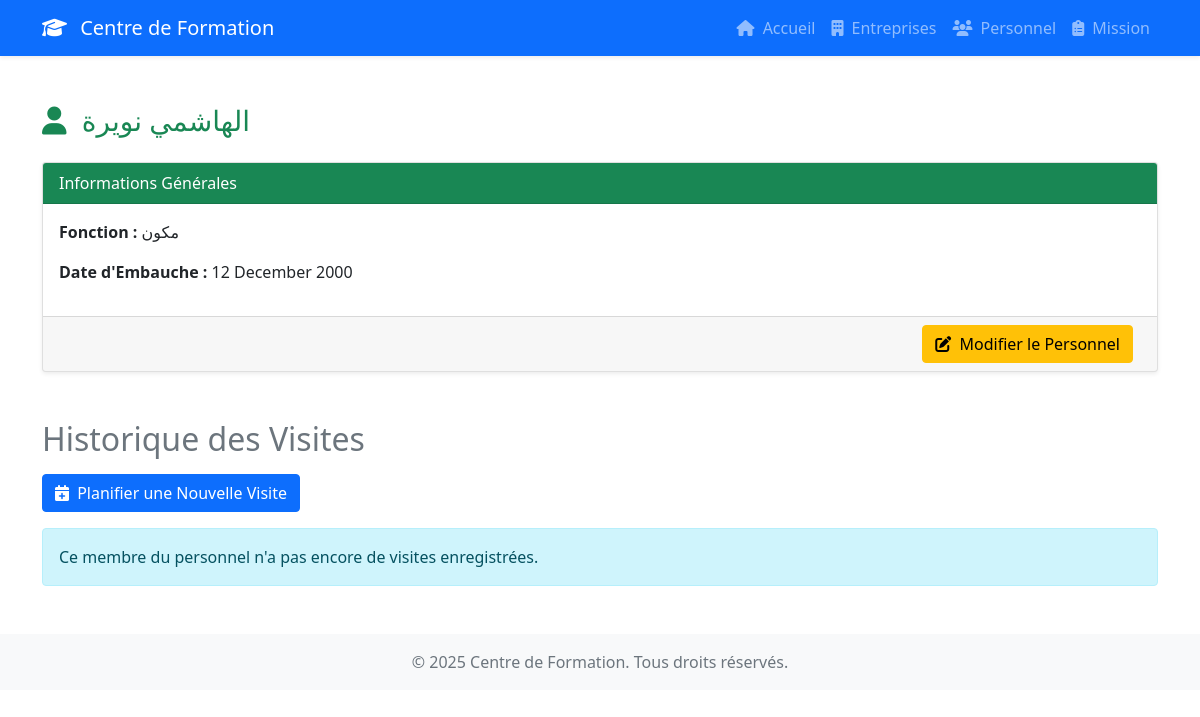
Page /personnel/1/ on the committed database.
### personnel/models.py (models this page shows, shortened)
class Personnel(models.Model):
    prenom = models.CharField(max_length=100)
    nom = models.CharField(max_length=100)
    fonction = models.CharField(max_length=100)
    date_embauche = models.DateField()
    entreprises_visitees = models.ManyToManyField(
        'entreprise.Entreprise',
        through='mission.Visite',
        related_name='visiteurs'
    )

### personnel/views.py (the view)
# urls.py: path('<int:pk>/', views.PersonnelDetailView.as_view(), name='detail_personnel'),
class PersonnelDetailView(DetailView):
    model = Personnel
    template_name = 'personnel/personnel_detail.html'

### personnel/templates/personnel/personnel_detail.html (shortened to what this page needs)
{% extends 'base.html' %}  {% block content %}
  <h1 class="h3 text-success"><i class="fas fa-user me-2"></i> {{ personnel.prenom }} {{ personnel.nom }}</h1>
  <div class="card shadow-sm mt-4">
    <div class="card-header bg-success text-white">Informations Générales</div>
    <div class="card-body">
      <p>
        <strong>Fonction :</strong> {{ personnel.fonction }}
      </p>
      <p>
        <strong>Date d'Embauche :</strong> {{ personnel.date_embauche|date:'d F Y' }}
      </p>
    </div>
    <div class="card-footer d-flex justify-content-end">
      <a href="{% url 'personnel:modifier_personnel' personnel.pk %}" class="btn btn-warning me-2"><i class="fas fa-edit me-1"></i> Modifier le Personnel</a>
    </div>
  </div>
  <h2 class="mt-5 mb-3 text-secondary">Historique des Visites</h2>
  <a href="{% url 'personnel:ajouter_visite_pour_personnel' personnel.pk %}" class="btn btn-primary mb-3"><i class="fas fa-calendar-plus me-1"></i> Planifier une Nouvelle Visite</a>
  {% if personnel.visite_set.all %}
    <div class="table-responsive">
      <table class="table table-striped align-middle">
        <thead class="table-dark">
          <tr>
            <th>Date</th>
            <th>Entreprise</th>
            <th>Objet</th>
            <th>Actions</th>
          </tr>
        </thead>
        <tbody>
          {% for visite in personnel.visite_set.all %}
            <tr>
              <td>{{ visite.date_visite|date:'d/m/Y' }}</td>
              <td>
                <a href="{% url 'entreprise:detail_entreprise' visite.entreprise.pk %}">{{ visite.entreprise.nom }}</a>
              </td>
              <td>{{ visite.objet }}</td>
              <td>
                <button class="btn btn-sm btn-info text-white me-2" title="Voir Rapport" data-bs-toggle="modal" data-bs-target="#rapportModal{{ visite.pk }}"><i class="fas fa-file-alt"></i> Rapport</button>
                <a href="{% url 'personnel:ordre_mission' pk=visite.pk %}" class="btn btn-sm btn-secondary me-2" title="Générer Ordre de Mission" target="_blank"><i class="fas fa-print"></i> Ordre</a>
                <a href="{% url 'personnel:modifier_visite' pk=visite.pk %}" class="btn btn-sm btn-warning me-2" title="Modifier"><i class="fas fa-edit"></i> Modifier</a>
                <a href="{% url 'personnel:supprimer_visite' pk=visite.pk %}" class="btn btn-sm btn-danger" title="Supprimer"><i class="fas fa-trash-alt"></i> Supprimer</a>
              </td>
            </tr>
          {% endfor %}
        </tbody>
      </table>
    </div>
  {% else %}
    <div class="alert alert-info">Ce membre du personnel n'a pas encore de visites enregistrées.</div>
  {% endif %}
{% endblock %}

### rows in the picture
Personnel: prenom "الهاشمي", nom "نويرة", fonction "مكون", date_embauche "12 December 2000"
